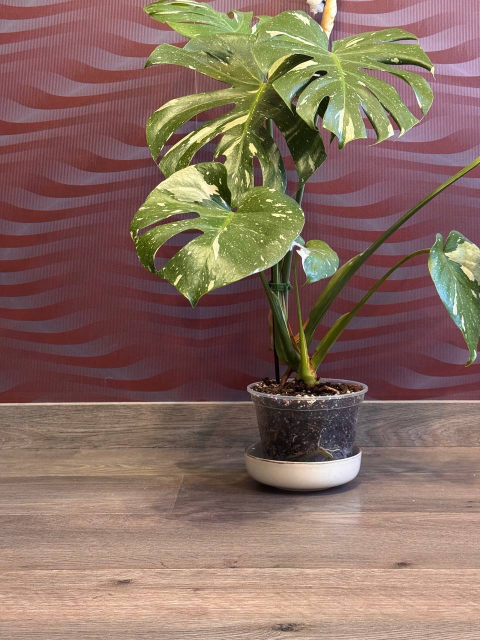
#> input picture photo_2026-05-26_20-29-18.jpg, 960 x 1280 px (shown at 1/2 size)
$ python stereo.py
#> lines starting #> are read from the running program, lines starting #| are printed output that depends on the picture; after the words box and inside, x2 and y2 are one past the last pixel; in counts of white or black regions, pixels touching at a corner belong together
import cv2
import numpy as np
import open3d as o3d

# Тут вся робота була повʼязана із пошуком оптимальних значень.
# Трохи часу зайняла ще налаштування камери для відображення.

# DY_CORRECT = -7.2 знайшов через ORB feature matching. Знайшов спільні точно на обох знімках.
# Проблема тут була в тому, що коли зсував телефон на 7 см,
# то на другому знімку камера опустила трохи, приблизно на 0.5 мм, через це отримав зсув по вертикалі.
#
# BASELINE_PX = 112.0, теж знайшов через ORB matching
#
# FOCAL_FULL - це теоретичний розрахунок для камери iPhone. Знайшов це інтернеті значення,
# тут важливі параметри для рохрахунку це 3.7мм і 6.4мм, вони йдуть з тех характеристик камери.
# Їх можна теж крутити, і можна отримати кращу якість.
#
# TARGET_W - зменшив роздільність з 3024px до 900px щоб швидше працювало.
#
# num_disp, block трохи підкрутив дефолті значення.

DY_CORRECT   = -7.2    # вертикальний зсув між знімками (пікселі, масштаб 900px)
BASELINE_PX  = 112.0   # горизонтальний стерео базис (пікселі, масштаб 900px)
FOCAL_FULL   = 1746.0  # фокусна відстань при повній роздільності 3024px
TARGET_W     = 900     # робоча ширина

LEFT_IMG  = "./photo_2026-05-26_20-29-18.jpg"
RIGHT_IMG = "./photo_2026-05-26_20-29-20.jpg"
OUTPUT_POINTCLOUD = "./point_cloud_v4.ply"

img_L_raw = cv2.imread(LEFT_IMG)
#> img_L_raw is the input picture: shape (1280, 960, 3); mean B, G, R 97, 109.6, 135.9
img_R_raw = cv2.imread(RIGHT_IMG)
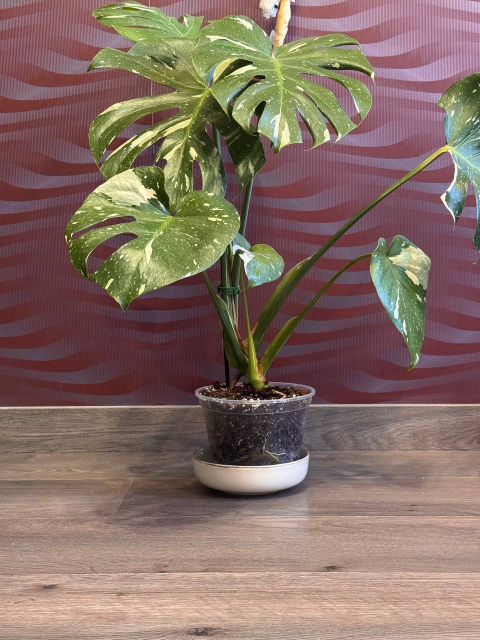
#> input picture photo_2026-05-26_20-29-20.jpg, 960 x 1280 px (shown at 1/2 size)
#> img_R_raw is the input picture: shape (1280, 960, 3); mean B, G, R 100.1, 110.4, 133.6

scale = TARGET_W / img_L_raw.shape[1]
#> scale = 0.938
W = int(img_L_raw.shape[1] * scale)
#> W = 900
H = int(img_L_raw.shape[0] * scale)
#> H = 1200
focal = FOCAL_FULL * scale
#> focal = 1636.9

img_L = cv2.resize(img_L_raw, (W, H), interpolation=cv2.INTER_AREA)
img_R = cv2.resize(img_R_raw, (W, H), interpolation=cv2.INTER_AREA)
print(f"Розмір: {W}x{H} | focal={focal:.0f}px | baseline={BASELINE_PX:.0f}px")
#| Розмір: 900x1200 | focal=1637px | baseline=112px

# Додає вирівнювання
M = np.float32([[1, 0, 0], [0, 1, DY_CORRECT]])
img_R_aligned = cv2.warpAffine(img_R, M, (W, H))

gray_L = cv2.cvtColor(img_L, cv2.COLOR_BGR2GRAY)
gray_R = cv2.cvtColor(img_R_aligned, cv2.COLOR_BGR2GRAY)

# Disparity map
num_disp = 160
block    = 11

stereo = cv2.StereoSGBM_create(
    minDisparity=0,
    numDisparities=num_disp,
    blockSize=block,
    P1=8*3*block**2,
    P2=32*3*block**2,
    disp12MaxDiff=1,
    uniquenessRatio=15,
    speckleWindowSize=200,
    speckleRange=2,
    preFilterCap=63,
    mode=cv2.STEREO_SGBM_MODE_SGBM_3WAY
)

disp = stereo.compute(gray_L, gray_R).astype(np.float32) / 16.0
disp = np.nan_to_num(disp)
disp = cv2.bilateralFilter(
    np.clip(disp, 0, 255).astype(np.uint8), 9, 75, 75
).astype(np.float32)
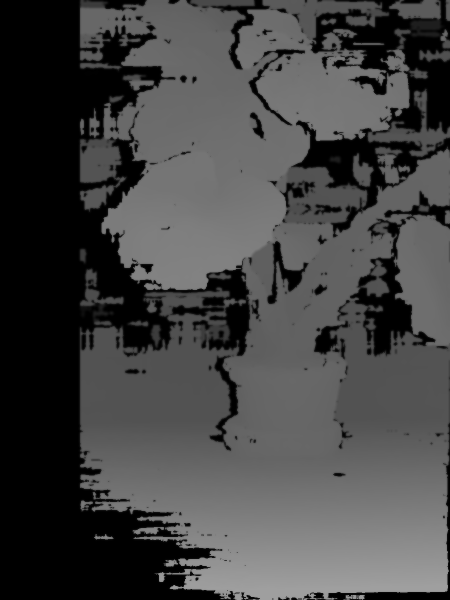
#> disp: shape (1200, 900) float32 (shown at 1/2 size); min 0, max 159, mean 68.2

valid = disp > 2.0
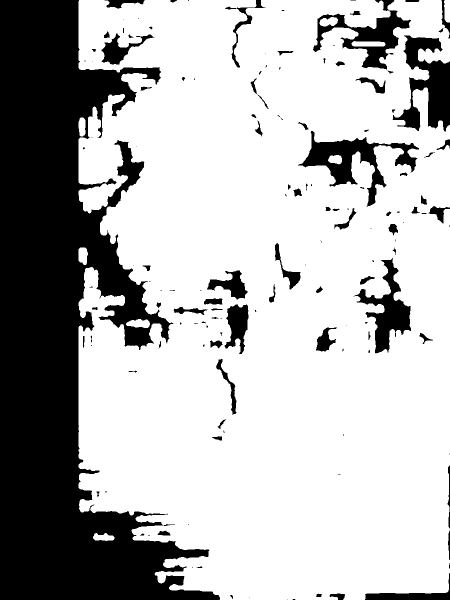
#> valid: shape (1200, 900) bool (shown at 1/2 size); 71% white; 148 black regions (65 under 20 px), largest, box (x1, y1, x2, y2) and area: (0, 0, 440, 1200) 253760, (785, 71, 900, 264) 10744, (596, 262, 838, 414) 10122
disp_color = cv2.applyColorMap(
    np.clip((disp / disp.max()) * 255, 0, 255).astype(np.uint8),
    cv2.COLORMAP_TURBO
)
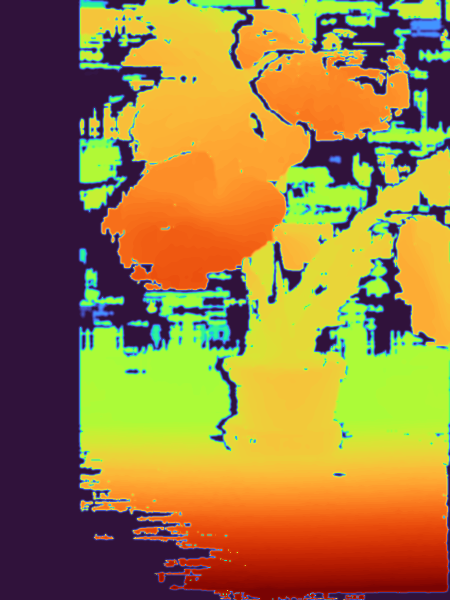
#> disp_color: shape (1200, 900, 3) (shown at 1/2 size); mean B, G, R 61.4, 125.2, 155.9

# Створюємо Point Cloud
cx, cy = W / 2.0, H / 2.0
#> cx = 450; cy = 600
left_margin = int(BASELINE_PX * 1.1)

roi = np.zeros((H, W), dtype=bool)
roi[10:H-10, left_margin:W-10] = True
mask = valid & roi & (disp < num_disp - 5)
#> mask: shape (1200, 900) bool; 68.1% white; 126 black regions (58 under 20 px), largest, box (x1, y1, x2, y2) and area: (0, 0, 900, 1200) 310478, (596, 262, 838, 414) 10122, (708, 516, 822, 707) 7313

rows, cols = np.mgrid[0:H, 0:W]
Z = np.where(mask, (focal * BASELINE_PX) / (disp + 1e-6), 0)
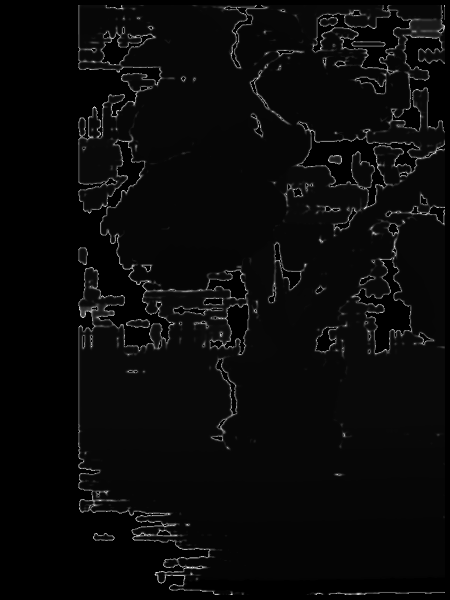
#> Z: shape (1200, 900) float32 (shown at 1/2 size); min 0, max 61110, mean 2379.9; drawn with min black and max white
X = np.where(mask, (cols - cx) * Z / focal, 0)
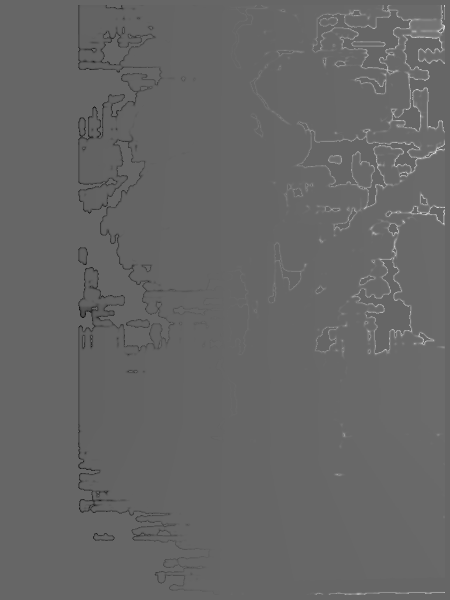
#> X: shape (1200, 900) float64 (shown at 1/2 size); min -10938.7, max 16389.3, mean 95.7; drawn with min black and max white
Y = np.where(mask, (rows - cy) * Z / focal, 0)
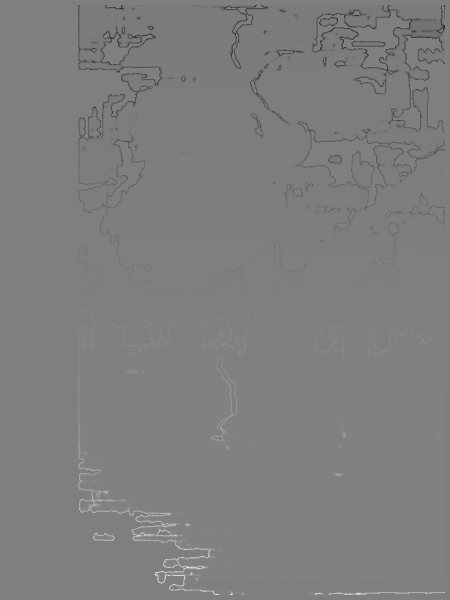
#> Y: shape (1200, 900) float64 (shown at 1/2 size); min -22026.7, max 21989.3, mean -102.3; drawn with min black and max white

points = np.stack([X[mask], Y[mask], Z[mask]], axis=-1)
colors = cv2.cvtColor(img_L, cv2.COLOR_BGR2RGB)[mask].astype(np.float64) / 255.0

# Фільтрація викидів
z = points[:, 2]
keep = (z > np.percentile(z, 1)) & (z < np.percentile(z, 99))
points, colors = points[keep], colors[keep]

pcd = o3d.geometry.PointCloud()
pcd.points = o3d.utility.Vector3dVector(points)
pcd.colors = o3d.utility.Vector3dVector(colors)
#> (the run stopped early here; a loop or call above may not have finished)
